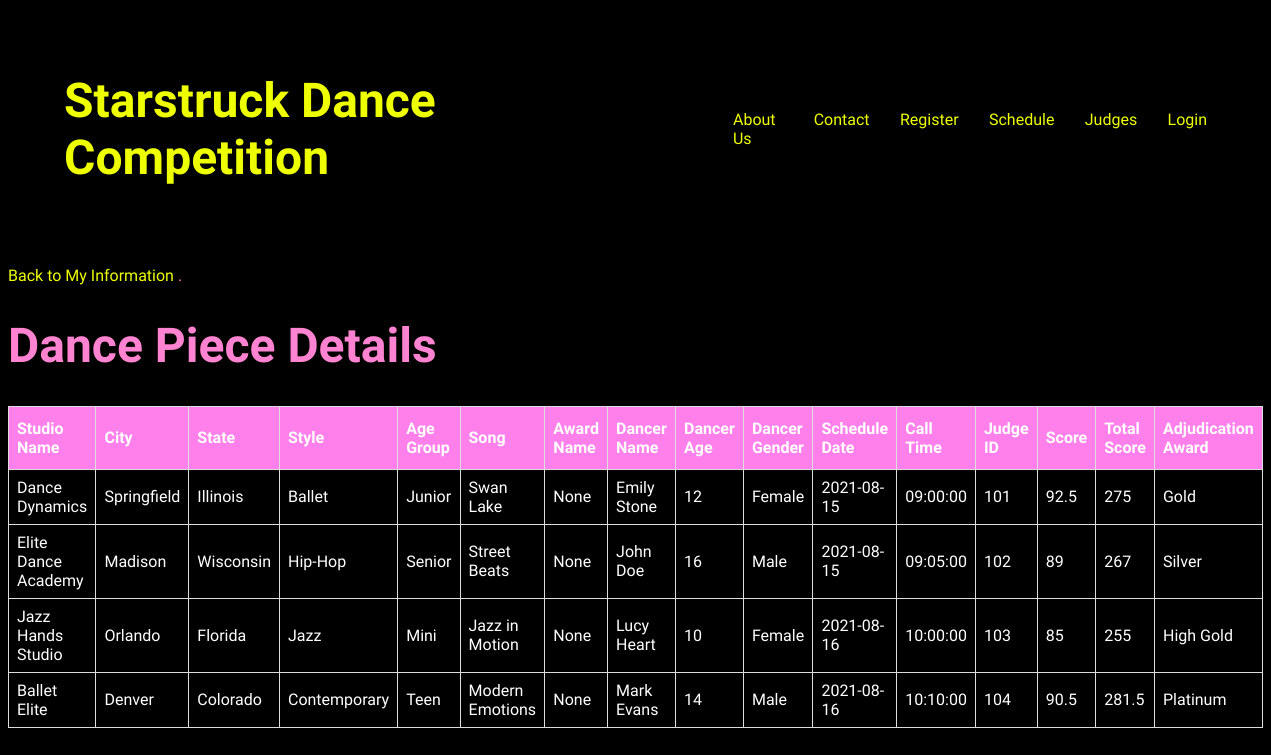
The app's page /piece_details with its own data.
### tables this page shows
CREATE TABLE Dancer (
    studio_name VARCHAR(255),
    name VARCHAR(255),
    age INT,
    gender VARCHAR(255),
    order_num INT,
    PRIMARY KEY (studio_name, name, order_num),
    FOREIGN KEY (studio_name) REFERENCES Studio(studio_name),
    FOREIGN KEY (order_num) REFERENCES Schedule(order_num)
);

CREATE TABLE Studio (
    studio_name VARCHAR(255) PRIMARY KEY,
    city VARCHAR(255),
    state VARCHAR(255)
);

CREATE TABLE Piece (
    order_num INT PRIMARY KEY,
    studio_name VARCHAR(255),
    size_category VARCHAR(255),
    age_group VARCHAR(255),
    style VARCHAR(255),
    song VARCHAR(255),
    award_name VARCHAR(255),
    FOREIGN KEY (studio_name) REFERENCES Studio(studio_name),
    FOREIGN KEY (song) REFERENCES Set_List(song),
    FOREIGN KEY (award_name) REFERENCES Adjudication(award_name)
);

CREATE TABLE Schedule (
    order_num INT PRIMARY KEY,
    date DATE,
    call_time TIME,
    song VARCHAR(255),
    FOREIGN KEY (song) REFERENCES Set_List(song)
);

CREATE TABLE Judges_Score (
    order_num INT,
    judge_id INT,
    score DECIMAL(5, 2),
    PRIMARY KEY (order_num, judge_id),
    FOREIGN KEY (order_num) REFERENCES Piece(order_num)
);

CREATE TABLE Adjudication (
    award_name VARCHAR(255),
    order_num INT,
    total_score DECIMAL(5, 2),
    PRIMARY KEY (award_name, order_num),
    FOREIGN KEY (order_num) REFERENCES Piece(order_num)
);

### starstruck.py (the view)
@app.route('/piece_details')
def piece_details():
    db = get_db()
    cursor = db.cursor()
    try:
        cursor.execute("""
            SELECT
                Studio.studio_name, Studio.city, Studio.state,
                Piece.style, Piece.age_group, Piece.song, Piece.award_name,
                Dancer.name, Dancer.age, Dancer.gender,
                Schedule.date, Schedule.call_time,
                Judges_Score.judge_id, Judges_Score.score,
                Adjudication.total_score, Adjudication.award_name
            FROM Piece
            INNER JOIN Studio ON Piece.studio_name = Studio.studio_name
            INNER JOIN Dancer ON Piece.order_num = Dancer.order_num
            INNER JOIN Schedule ON Piece.order_num = Schedule.order_num
            INNER JOIN Judges_Score ON Piece.order_num = Judges_Score.order_num
            INNER JOIN Adjudication ON Piece.order_num = Adjudication.order_num
        """)
        details = cursor.fetchall()
    except Exception as e:
        print(f"An error occurred: {e}")
        details = []
    cursor.close()
    return render_template('pieceDetails.html', details=details)

### starstruck.py (called while the page is built)
def get_db():
    db = getattr(g, '_database', None)
    if db is None:
        db = g._database = sqlite3.connect(DATABASE)
    return db

@app.teardown_appcontext
def close_connection(exception):
    db = getattr(g, '_database', None)
    if db is not None:
        db.close()

### templates/pieceDetails.html (shortened to what this page needs)
<!DOCTYPE html>
<html lang="en">
<head>
    <link rel="stylesheet" href="{{ url_for('static', filename='css/styles.css') }}">
    <link rel="stylesheet" href="https://cdnjs.cloudflare.com/ajax/libs/animate.css/4.1.1/animate.min.css" />
</head>
<body style="background-color:rgb(0, 0, 0); color:rgb(255, 131, 208);">
    <nav>
        <h1><a href="/">Starstruck Dance Competition</a></h1>
        <ul class="navigation bar">
            <a href="about" class="nav-link">About Us</a>
            <a href="contact" class="nav-link">Contact</a>
            <a href="register_studio" class="nav-link">Register</a>
            <a href="schedule" class="nav-link">Schedule</a>
            <a href="judges" class="nav-link">Judges</a>
            <a href="login" class="nav-link">Login</a>
        </ul>
    </nav>
    <div class="container signin">
        <p><a href="/login_choices">Back to My Information </a>.</p>
    </div>
    <h1>Dance Piece Details</h1>
    <table border="1">
        <tr>
            <th>Studio Name</th>
            <th>City</th>
            <th>State</th>
            <th>Style</th>
            <th>Age Group</th>
            <th>Song</th>
            <th>Award Name</th>
            <th>Dancer Name</th>
            <th>Dancer Age</th>
            <th>Dancer Gender</th>
            <th>Schedule Date</th>
            <th>Call Time</th>
            <th>Judge ID</th>
            <th>Score</th>
            <th>Total Score</th>
            <th>Adjudication Award</th>
        </tr>
        {% for detail in details %}
            <tr>
                <td>{{ detail[0] }}</td>
                <td>{{ detail[1] }}</td>
                <td>{{ detail[2] }}</td>
                <td>{{ detail[3] }}</td>
                <td>{{ detail[4] }}</td>
                <td>{{ detail[5] }}</td>
                <td>{{ detail[6] }}</td>
                <td>{{ detail[7] }}</td>
                <td>{{ detail[8] }}</td>
                <td>{{ detail[9] }}</td>
                <td>{{ detail[10] }}</td>
                <td>{{ detail[11] }}</td>
                <td>{{ detail[12] }}</td>
                <td>{{ detail[13] }}</td>
                <td>{{ detail[14] }}</td>
                <td>{{ detail[15] }}</td>
            </tr>
        {% endfor %}
    </table>
</body>
</html>

### static/css/styles.css (style rules this page uses)
:root { --font-family: "Julius Sans One", regular; --normal-font: 400; --bold-font: 700; --bolder-font: 900; --bg-color: #000000; --primary-color: #eeff00; --secondary-color: #ffffff; --primary-shadow: #6a70b0; --secondary-shadow: #a1bde5; --bottom-margin: 0.5rem; --bottom-margin-2: 1rem; --line-height: 1.7rem; --transition: 0.3s; }
html { scroll-behavior: smooth; }
ul { list-style-type: none; }
a { text-decoration: none; color: var(--primary-color); }
body { font-family: var(--font-family); }
nav { position: sticky; top: 0; left: 0; z-index: 1; display: flex; align-items: center; justify-content: space-between; padding: 1.5rem 3.5rem; background-color: var(--bg-color); box-shadow: 0 3px 5px rgba(0, 0, 0, 0.1) }
nav h1 { color: var(--primary-color); }
nav a { color: var(--primary-color); transition: var(--transition); }
nav ul { display: flex; gap: 1.9rem; }

### templates/pieceDetails.html (style rules this page uses)
h1 { font-size: 48px; }
table { width: 100%; border-collapse: collapse; }
th, td { border: 1px solid #ddd; padding: 8px; color: #ffffff }
th { padding-top: 12px; padding-bottom: 12px; text-align: left; background-color: rgb(255, 128, 234); color: white; }

### records on screen
Dancer: studio_name "Dance Dynamics", city "Springfield", state "Illinois", style "Ballet", age_group "Junior", song "Swan Lake", detail "None", name "Emily Stone", age "12", gender "Female", date "2021-08-15", call_time "09:00:00", judge_id "101", score "92.5", total_score "275", award_name "Gold"
Dancer: studio_name "Elite Dance Academy", city "Madison", state "Wisconsin", style "Hip-Hop", age_group "Senior", song "Street Beats", detail "None", name "John Doe", age "16", gender "Male", date "2021-08-15", call_time "09:05:00", judge_id "102", score "89", total_score "267", award_name "Silver"
Dancer: studio_name "Jazz Hands Studio", city "Orlando", state "Florida", style "Jazz", age_group "Mini", song "Jazz in Motion", detail "None", name "Lucy Heart", age "10", gender "Female", date "2021-08-16", call_time "10:00:00", judge_id "103", score "85", total_score "255", award_name "High Gold"
Dancer: studio_name "Ballet Elite", city "Denver", state "Colorado", style "Contemporary", age_group "Teen", song "Modern Emotions", detail "None", name "Mark Evans", age "14", gender "Male", date "2021-08-16", call_time "10:10:00", judge_id "104", score "90.5", total_score "281.5", award_name "Platinum"
